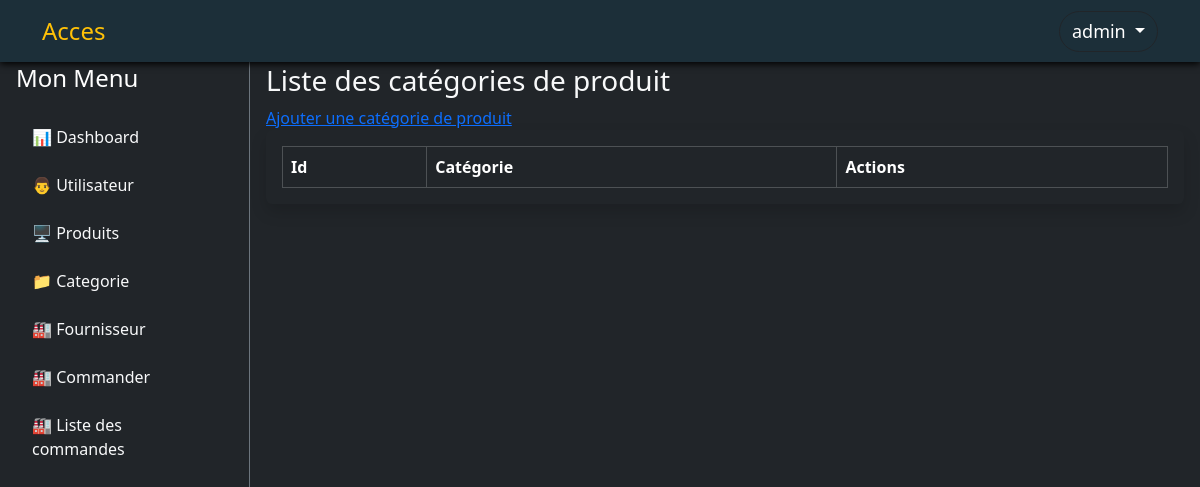
Page /index.php?action=category_list (signed in) on the earlier database version.
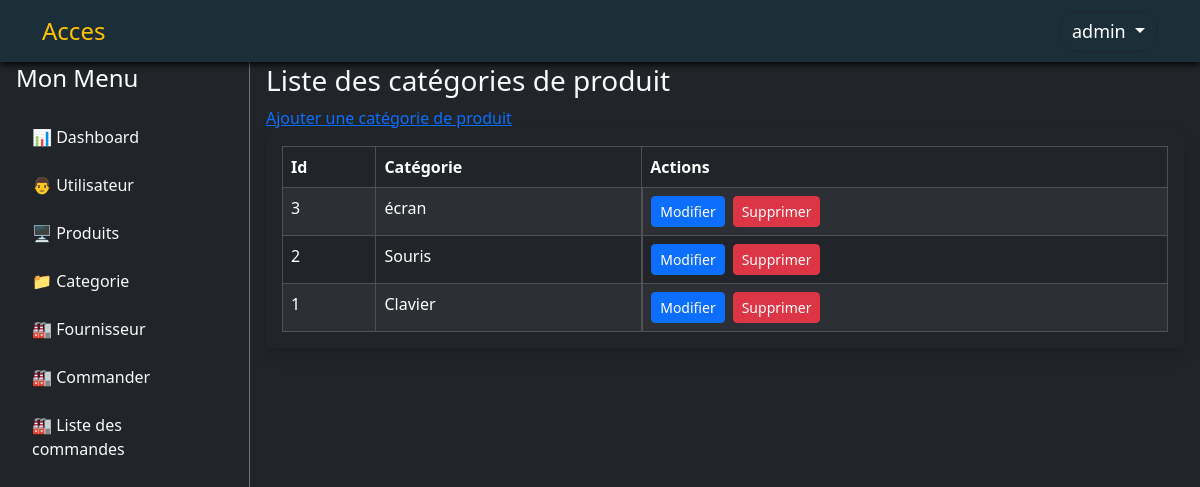
Same page on the later database version.
### tables this page shows
CREATE TABLE IF NOT EXISTS `category` (
  `category_id` int NOT NULL AUTO_INCREMENT,
  `category` varchar(10) NOT NULL,
  PRIMARY KEY (`category_id`)
);

### controllers/CategoryController.php (called while the page is built, shortened)
<?php
require_once __DIR__ . '/../models/Category.php';
class CategoryController {
    private Category $categoryModel;
    public function __construct(Category $categoryModel)
    {
        $this->categoryModel = $categoryModel;
    }
    public function index()
    {
        $categories = $this->categoryModel->get_all_category();
        require __DIR__ . '/../views/admin/category/index.php';
    }
}

### models/Category.php (called while the page is built, shortened)
<?php
require_once __DIR__ . '/../config/database.php';
class Category
{
    private $db;
    public function __construct() {
        $this->db = Database::getInstance()->getConnection();
    }
    public function get_all_category()
    {
        $sql = "SELECT * FROM category ORDER BY category_id DESC";
        $stmt = $this->db->query($sql);
        return $stmt->fetchAll(PDO::FETCH_ASSOC);
    }
}
?>

### config/database.php (called while the page is built)
<?php
class Database {
    private static $instance = null;
    private $connection;
    private $host = 'localhost';
    private $dbname = 'nfe';
    private $username = 'root';
    private $password = '';
    private function __construct() {
        try {
            $this->connection = new PDO("mysql:host=$this->host;dbname=$this->dbname;charset=utf8", $this->username, $this->password);
            $this->connection->setAttribute(PDO::ATTR_ERRMODE, PDO::ERRMODE_EXCEPTION);
        } catch (PDOException $e) {
            die("Erreur de connexion : " . $e->getMessage());
        }
    }
    public static function getInstance() {
        if (!self::$instance) {
            self::$instance = new Database();
        }
        return self::$instance;
    }
    public function getConnection() {
        return $this->connection;
    }
}
?>

### views/admin/category/index.php (the view, shortened to what this page needs)
<?php include __DIR__. '/../layout/header.php'; ?>
  <div class="flex-grow-1 p-3 mt-5">
    <h3>Liste des catégories de produit</h3>
    <a href="index.php?action=category_create">Ajouter une catégorie de produit</a>
    <div class="table-responsive bg-dark p-3 rounded shadow">
    <table class="table table-dark table-striped table-hover table-bordered mb-0">
        <thead>
        <tr>
            <th>Id</th>
            <th>Catégorie</th>
            <th>Actions</th>
        </tr>
        </thead>
        <?php if(!empty($categories)):?>
        <tbody>
        <?php foreach($categories as $category) : ?>
        <tr>
            <td><?= $category['category_id']; ?></td>
            <td><?= $category['category']; ?></td>
            <td class="d-flex align-items-center gap-2">
                <a href="index.php?action=category_edit&id=<?= $category['category_id']?>">
                <button class="btn btn-sm btn-primary">Modifier</button>
                </a>
                <form method='POST' action="index.php?action=category_delete&id=<?= $category['category_id']?>" onsubmit="return confirm('Voulez-vous vraiment modifier cette catégorie <?= $category['category_id'];?>?');">
                <button class="btn btn-sm btn-danger">Supprimer</button>
                </form>
            </td>
        </tr>
        <?php endforeach; ?>
        </tbody>
        <?php endif;?>
    </table>
    </div>
<?php include __DIR__. '/../layout/footer.php'; ?>

Differences in the rows shown:
added category: category_id "3", category "écran"
added category: category_id "2", category "Souris"
added category: category_id "1", category "Clavier"
